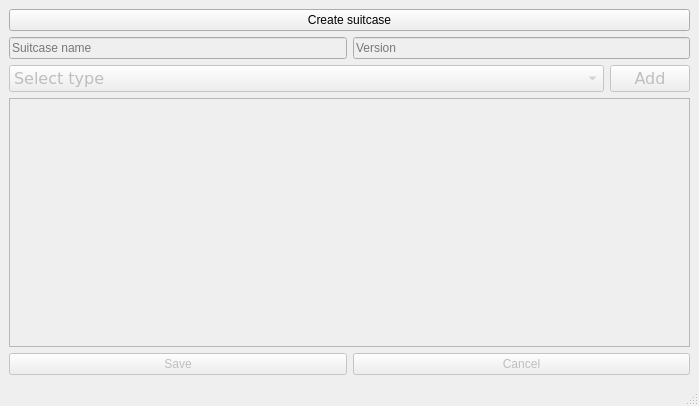
<?xml version="1.0" encoding="UTF-8"?>
<ui version="4.0">
 <class>MainWindow</class>
 <widget class="QMainWindow" name="MainWindow">
  <property name="geometry">
   <rect>
    <x>0</x>
    <y>0</y>
    <width>699</width>
    <height>406</height>
   </rect>
  </property>
  <property name="windowTitle">
   <string>Bi-creator</string>
  </property>
  <widget class="QWidget" name="centralwidget">
   <layout class="QGridLayout" name="gridLayout_2">
    <item row="0" column="0">
     <layout class="QGridLayout" name="gridLayout">
      <item row="2" column="0">
       <layout class="QHBoxLayout" name="horizontalLayout">
        <item>
         <widget class="QComboBox" name="elementType">
          <property name="enabled">
           <bool>false</bool>
          </property>
          <property name="font">
           <font>
            <family>DejaVu Sans</family>
            <pointsize>12</pointsize>
           </font>
          </property>
          <item>
           <property name="text">
            <string>Select type</string>
           </property>
          </item>
          <item>
           <property name="text">
            <string>File</string>
           </property>
          </item>
          <item>
           <property name="text">
            <string>Folder</string>
           </property>
          </item>
          <item>
           <property name="text">
            <string>Package</string>
           </property>
          </item>
         </widget>
        </item>
        <item>
         <widget class="QPushButton" name="addButton">
          <property name="enabled">
           <bool>false</bool>
          </property>
          <property name="sizePolicy">
           <sizepolicy hsizetype="Maximum" vsizetype="Fixed">
            <horstretch>0</horstretch>
            <verstretch>0</verstretch>
           </sizepolicy>
          </property>
          <property name="font">
           <font>
            <family>DejaVu Sans</family>
            <pointsize>12</pointsize>
           </font>
          </property>
          <property name="text">
           <string>Add</string>
          </property>
         </widget>
        </item>
       </layout>
      </item>
      <item row="0" column="0">
       <layout class="QHBoxLayout" name="horizontalLayout_2">
        <item>
         <widget class="QPushButton" name="createPackageButton">
          <property name="text">
           <string>Create suitcase</string>
          </property>
         </widget>
        </item>
       </layout>
      </item>
      <item row="4" column="0">
       <layout class="QHBoxLayout" name="horizontalLayout_3">
        <item>
         <widget class="QPushButton" name="saveChangesButton">
          <property name="enabled">
           <bool>false</bool>
          </property>
          <property name="text">
           <string>Save</string>
          </property>
         </widget>
        </item>
        <item>
         <widget class="QPushButton" name="cancelButton">
          <property name="enabled">
           <bool>false</bool>
          </property>
          <property name="text">
           <string>Cancel</string>
          </property>
         </widget>
        </item>
       </layout>
      </item>
      <item row="3" column="0">
       <widget class="QScrollArea" name="scrollArea">
        <property name="widgetResizable">
         <bool>true</bool>
        </property>
        <widget class="QWidget" name="widget">
         <property name="geometry">
          <rect>
           <x>0</x>
           <y>0</y>
           <width>677</width>
           <height>228</height>
          </rect>
         </property>
         <layout class="QFormLayout" name="formLayout">
          <item row="0" column="0">
           <layout class="QGridLayout" name="elements"/>
          </item>
         </layout>
        </widget>
       </widget>
      </item>
      <item row="1" column="0">
       <layout class="QHBoxLayout" name="horizontalLayout_5">
        <item>
         <widget class="QLineEdit" name="biPackageName">
          <property name="enabled">
           <bool>false</bool>
          </property>
          <property name="placeholderText">
           <string>Suitcase name</string>
          </property>
         </widget>
        </item>
        <item>
         <widget class="QLineEdit" name="biPackageVersion">
          <property name="enabled">
           <bool>false</bool>
          </property>
          <property name="placeholderText">
           <string>Version</string>
          </property>
         </widget>
        </item>
       </layout>
      </item>
     </layout>
    </item>
   </layout>
  </widget>
  <widget class="QStatusBar" name="statusbar"/>
 </widget>
 <resources/>
 <connections/>
</ui>
